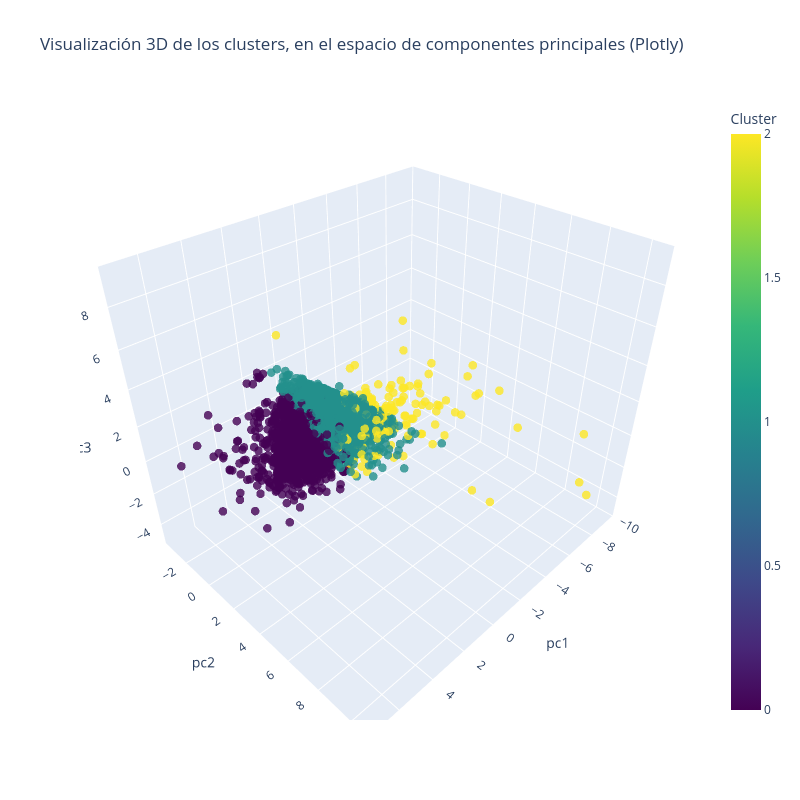

The notebook cell saved with this chart:
### Code cell
fig = go.Figure(data=[go.Scatter3d(
    x=pca_data[:,0],
    y=pca_data[:,1],
    z=pca_data[:,2],
    mode='markers',
    marker=dict(
        size=5,
        color=kmeans_labels_pca, # color por cluster
        colorscale='Viridis',
        opacity=0.8,
        colorbar=dict(
            title='Cluster'  # Título de la leyenda
        )
    ),
    showlegend=False,  # No aplica para Scatter3d, pero puedes dejarlo
)])

fig.update_layout(
    title='Visualización 3D de los clusters, en el espacio de componentes principales (Plotly)',
    scene=dict(
        xaxis_title="pc1",
        yaxis_title="pc2",
        zaxis_title="pc3"
    ),
    width=800,
    height=800,
)

### Figure 1 — Plotly figure (JSON) as saved in the notebook; plotly's stock layout.template omitted (floating-point values rounded to 4 significant figures; data arrays with more than 128 entries replaced by an {"elided": "..."} marker saying what was removed)
{"data": [{"marker": {"color": {"elided": "4319 int values"}, "colorbar": {"title": {"text": "Cluster"}}, "colorscale": [[0, "#440154"], [0.1111, "#482878"], [0.2222, "#3e4989"], [0.3333, "#31688e"], [0.4444, "#26828e"], [0.5556, "#1f9e89"], [0.6667, "#35b779"], [0.7778, "#6ece58"], [0.8889, "#b5de2b"], [1, "#fde725"]], "opacity": 0.8, "size": 5}, "mode": "markers", "showlegend": false, "type": "scatter3d", "x": {"elided": "4319 float values"}, "y": {"elided": "4319 float values"}, "z": {"elided": "4319 float values"}}], "layout": {"height": 800, "scene": {"xaxis": {"title": {"text": "pc1"}}, "yaxis": {"title": {"text": "pc2"}}, "zaxis": {"title": {"text": "pc3"}}}, "title": {"text": "Visualización 3D de los clusters, en el espacio de componentes principales (Plotly)"}, "width": 800}}
